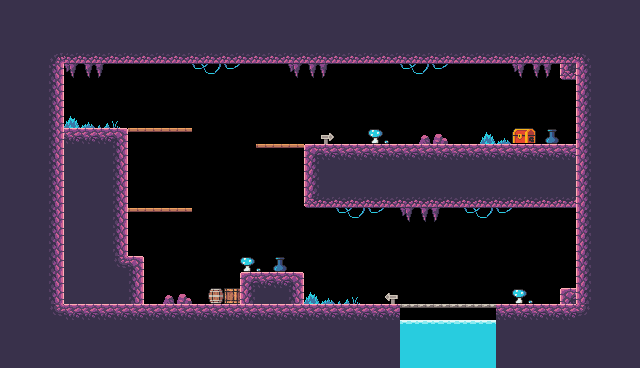

This game map was drawn from its Tiled (.tmx) file and the tilesets committed beside it. A one-line description and the full map source follow:
An orthogonal 40x23 tile map with 16x16 px tiles, 1 tile layer (Background), 3 tilesets and 34 objects (14x Fruit, 3x Platform, 3x Saw, Checkpoint, Player, ...).

<map version="1.10" tiledversion="1.11.2" orientation="orthogonal" renderorder="right-down" width="40" height="23" tilewidth="16" tileheight="16" infinite="0" nextlayerid="5" nextobjectid="140">
 <tileset firstgid="1" source="Tileset_Cave.tsx" />
 <tileset firstgid="9" source="background.tsx" />
 <tileset firstgid="489" source="tileset-cave.tsx" />
 <layer id="2" name="Background" width="40" height="23">
  <data encoding="csv">
763,763,763,763,763,763,763,763,763,763,763,763,763,763,763,763,763,763,763,763,763,763,763,763,763,763,763,763,763,763,763,763,763,763,763,763,763,763,763,763,
763,763,763,763,763,763,763,763,763,763,763,763,763,763,763,763,763,763,763,763,763,763,763,763,763,763,763,763,763,763,763,763,763,763,763,763,763,763,763,763,
763,763,763,763,763,763,763,763,763,763,763,763,763,763,763,763,763,763,763,763,763,763,763,763,763,763,763,763,763,763,763,763,763,763,763,763,763,763,763,763,
763,763,763,744,784,784,784,784,784,784,784,784,784,784,784,784,784,784,784,784,784,784,784,784,784,784,784,784,784,784,784,784,784,784,784,784,745,763,763,763,
763,763,763,764,748,749,750,0,0,0,0,0,778,779,780,0,0,0,748,749,750,0,0,0,0,778,779,780,0,0,0,0,748,749,750,783,762,763,763,763,
763,763,763,764,0,0,0,0,0,0,0,0,0,0,0,0,0,0,0,0,0,0,0,0,0,0,0,0,0,0,0,0,0,0,0,0,762,763,763,763,
763,763,763,764,0,0,0,0,0,0,0,0,0,0,0,0,0,0,0,0,0,0,0,0,0,0,0,0,0,0,0,0,0,0,0,0,762,763,763,763,
763,763,763,764,751,752,753,754,0,0,0,0,0,0,0,0,0,0,0,0,0,0,0,0,0,0,0,0,0,0,0,0,0,0,0,0,762,763,763,763,
763,763,763,764,742,742,742,743,868,868,868,868,0,0,0,0,0,0,0,0,890,0,0,815,816,0,812,813,0,0,751,752,938,939,898,0,762,763,763,763,
763,763,763,764,763,763,763,764,0,0,0,0,0,0,0,0,868,868,868,741,742,742,742,742,742,742,742,742,742,742,742,742,742,742,742,742,762,763,763,763,
763,763,763,764,763,763,763,764,0,0,0,0,0,0,0,0,0,0,0,762,763,763,763,763,763,763,763,763,763,763,763,763,763,763,763,763,762,763,763,763,
763,763,763,764,763,763,763,764,0,0,0,0,0,0,0,0,0,0,0,762,763,763,763,763,763,763,763,763,763,763,763,763,763,763,763,763,762,763,763,763,
763,763,763,764,763,763,763,764,0,0,0,0,0,0,0,0,0,0,0,783,784,784,784,784,784,784,784,784,784,784,784,784,784,784,784,784,762,763,763,763,
763,763,763,764,763,763,763,764,868,868,868,868,0,0,0,0,0,0,0,0,0,778,779,780,0,748,749,750,0,778,779,780,0,0,0,0,762,763,763,763,
763,763,763,764,763,763,763,764,0,0,0,0,0,0,0,0,0,0,0,0,0,0,0,0,0,0,0,0,0,0,0,0,0,0,0,0,762,763,763,763,
763,763,763,764,763,763,763,764,0,0,0,0,0,0,0,0,0,0,0,0,0,0,0,0,0,0,0,0,0,0,0,0,0,0,0,0,762,763,763,763,
763,763,763,764,763,763,763,765,743,0,0,0,0,0,0,815,816,898,0,0,0,0,0,0,0,0,0,0,0,0,0,0,0,0,0,0,762,763,763,763,
763,763,763,764,763,763,763,763,764,0,0,0,0,0,0,741,742,742,743,0,0,0,0,0,0,0,0,0,0,0,0,0,0,0,0,0,762,763,763,763,
763,763,763,764,763,763,763,763,764,0,812,813,0,930,931,762,763,763,764,751,752,753,754,0,891,0,0,0,0,0,0,0,815,816,0,741,762,763,763,763,
763,763,763,765,742,742,742,742,742,742,742,742,742,742,742,742,742,742,742,742,742,742,742,742,742,867,867,867,867,867,867,742,742,742,742,742,766,763,763,763,
763,763,763,763,763,763,763,763,763,763,763,763,763,763,763,763,763,763,763,763,763,763,763,763,763,889,889,889,889,889,889,763,763,763,763,763,763,763,763,763,
763,763,763,763,763,763,763,763,763,763,763,763,763,763,763,763,763,763,763,763,763,763,763,763,763,910,910,910,910,910,910,763,763,763,763,763,763,763,763,763,
763,763,763,763,763,763,763,763,763,763,763,763,763,763,763,763,763,763,763,763,763,763,763,763,763,910,910,910,910,910,910,763,763,763,763,763,763,763,763,763
</data>
 </layer>
 <objectgroup id="3" name="Collisions">
  <object id="77" x="48" y="48" width="544" height="16" />
  <object id="78" x="576" y="48" width="16" height="272" />
  <object id="79" x="48" y="304" width="544" height="16" />
  <object id="82" x="48" y="48" width="16" height="272" />
  <object id="110" x="304" y="144" width="272" height="64" />
  <object id="111" x="560" y="64" width="16" height="16" />
  <object id="112" x="560" y="288" width="16" height="16" />
  <object id="113" x="64" y="128" width="64" height="176" />
  <object id="114" x="128.046" y="256" width="15.954" height="48" />
  <object id="117" type="Platform" x="128" y="208" width="64" height="16" />
  <object id="118" type="Platform" x="128" y="128" width="64" height="16" />
  <object id="119" type="Platform" x="256" y="144" width="48" height="16" />
  <object id="123" x="238.789" y="271.089" width="65.7534" height="32.2999" />
 </objectgroup>
 <objectgroup id="4" name="Spawnpoints">
  <object id="101" name="Checkpoint" type="Checkpoint" x="512" y="80" width="32" height="64">
   <properties>
    <property name="next_level" value="Level-07.tmx" />
    <property name="type" value="Checkpoint" />
   </properties>
  </object>
  <object id="102" name="Player" type="Player" x="160" y="256" width="32" height="32" />
  <object id="132" name="Kiwi" type="Fruit" x="96" y="96" width="32" height="32" />
  <object id="134" name="Kiwi" type="Fruit" x="64" y="96" width="32" height="32" />
  <object id="135" name="Kiwi" type="Fruit" x="80" y="80" width="32" height="32" />
  <object id="104" name="Saw" type="Saw" x="432" y="128" width="32" height="32">
   <properties>
    <property name="isVertical" type="bool" value="false" />
    <property name="offNeg" type="float" value="2" />
    <property name="offPos" type="float" value="7" />
   </properties>
  </object>
  <object id="139" name="Saw" type="Saw" x="480" y="288" width="32" height="32">
   <properties>
    <property name="isVertical" type="bool" value="false" />
    <property name="offNeg" type="float" value="5" />
    <property name="offPos" type="float" value="3" />
   </properties>
  </object>
  <object id="126" name="Saw" type="Saw" x="320" y="48" width="32" height="32">
   <properties>
    <property name="isVertical" type="bool" value="false" />
    <property name="offNeg" type="float" value="2" />
    <property name="offPos" type="float" value="7" />
   </properties>
  </object>
  <object id="105" name="Chicken" type="Chicken" x="368" y="272" width="32" height="32">
   <properties>
    <property name="offNeg" type="float" value="4" />
    <property name="offPos" type="float" value="4" />
   </properties>
  </object>
  <object id="106" name="Orange" type="Fruit" x="128" y="176" width="32" height="32" />
  <object id="124" name="Orange" type="Fruit" x="160" y="176" width="32" height="32" />
  <object id="125" name="Orange" type="Fruit" x="144" y="144" width="32" height="32" />
  <object id="108" name="Cherries" type="Fruit" x="320" y="96" width="32" height="32" />
  <object id="127" name="Cherries" type="Fruit" x="352" y="96" width="32" height="32" />
  <object id="128" name="Cherries" type="Fruit" x="384" y="96" width="32" height="32" />
  <object id="129" name="Cherries" type="Fruit" x="416" y="96" width="32" height="32" />
  <object id="136" name="Cherries" type="Fruit" x="480" y="240" width="32" height="32" />
  <object id="137" name="Cherries" type="Fruit" x="464" y="272" width="32" height="32" />
  <object id="138" name="Cherries" type="Fruit" x="496" y="272" width="32" height="32" />
  <object id="130" name="Cherries" type="Fruit" x="448" y="96" width="32" height="32" />
  <object id="109" name="Play" type="Button" x="576" y="48" width="16" height="16" />
 </objectgroup>
</map>
